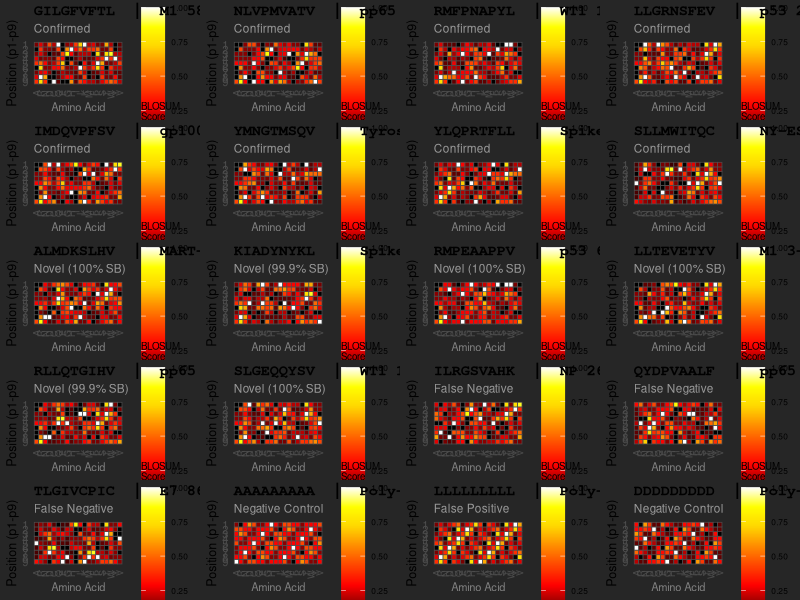
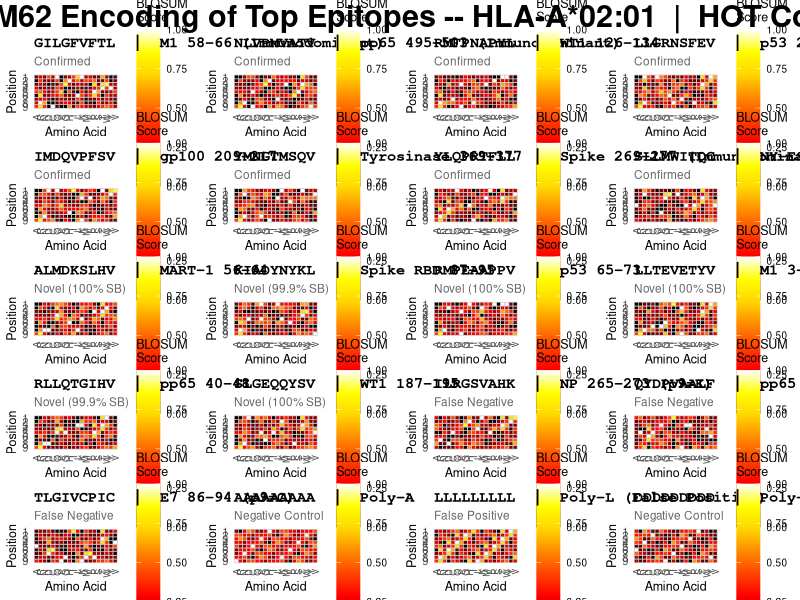

These figures' R source, in order:
# Redraw BLOSUM feature images with "hot" color palette
library(tidyverse)
setwd('D:/Researching/Peptide epitope')

# ---- BLOSUM62 matrix ----
blosum62 <- matrix(c(
    4,-1,-2,-2, 0,-1,-1, 0,-2,-1,-1,-1,-1,-2,-1, 1, 0,-3,-2, 0,
   -1, 5, 0,-2,-3, 1, 0,-2, 0,-3,-2, 2,-1,-3,-2,-1,-1,-3,-2,-3,
   -2, 0, 6, 1,-3, 0, 0, 0, 1,-3,-3, 0,-2,-3,-2, 1, 0,-4,-2,-3,
   -2,-2, 1, 6,-3, 0, 2,-1,-1,-3,-4,-1,-3,-3,-1, 0,-1,-4,-3,-3,
    0,-3,-3,-3, 9,-3,-4,-3,-3,-1,-1,-3,-1,-2,-3,-1,-1,-2,-2,-1,
   -1, 1, 0, 0,-3, 5, 2,-2, 0,-3,-2, 1, 0,-3,-1, 0,-1,-2,-1,-2,
   -1, 0, 0, 2,-4, 2, 5,-2, 0,-3,-3, 1,-2,-3,-1, 0,-1,-3,-2,-2,
    0,-2, 0,-1,-3,-2,-2, 6,-2,-4,-4,-2,-3,-3,-2, 0,-2,-2,-3,-3,
   -2, 0, 1,-1,-3, 0, 0,-2, 8,-3,-3,-1,-2,-1,-2,-1,-2,-2, 2,-3,
   -1,-3,-3,-3,-1,-3,-3,-4,-3, 4, 2,-3, 1, 0,-3,-2,-1,-3,-1, 3,
   -1,-2,-3,-4,-1,-2,-3,-4,-3, 2, 4,-2, 2, 0,-3,-2,-1,-2,-1, 1,
   -1, 2, 0,-1,-3, 1, 1,-2,-1,-3,-2, 5,-1,-3,-1, 0,-1,-3,-2,-2,
   -2,-1,-2,-3,-1, 0,-2,-3,-2, 1, 2,-1, 5, 0,-2,-1,-1,-1,-1, 1,
   -2,-3,-3,-3,-2,-3,-3,-3,-1, 0, 0,-3, 0, 6,-4,-2,-2, 1, 3,-1,
   -1,-2,-2,-1,-3,-1,-1,-2,-2,-3,-3,-1,-2,-4, 7,-1,-1,-4,-3,-2,
    1,-1, 1, 0,-1, 0, 0, 0,-1,-2,-2, 0,-1,-2,-1, 4, 1,-3,-2,-2,
    0,-1, 0,-1,-1,-1,-1,-2,-2,-1,-1,-1,-1,-2,-1, 1, 5,-2,-2, 0,
   -3,-3,-4,-4,-2,-2,-3,-2,-2,-3,-2,-3,-1, 1,-4,-3,-2,11, 2,-3,
   -2,-2,-2,-3,-2,-1,-2,-3, 2,-1,-1,-2,-1, 3,-3,-2,-2, 2, 7,-1,
    0,-3,-3,-3,-1,-2,-2,-3,-3, 3, 1,-2, 1,-1,-2,-2, 0,-3,-1, 4
), nrow=20, ncol=20, byrow=TRUE)
aa_order <- strsplit("ARNDCQEGHILKMFPSTWYV", "")[[1]]
rownames(blosum62) <- colnames(blosum62) <- aa_order
for (i in 1:20) { rng <- range(blosum62[i,]); blosum62[i,] <- (blosum62[i,]-rng[1])/(rng[2]-rng[1]+1e-8) }

encode_blosum62 <- function(peptides) {
  encoded <- array(0, dim=c(length(peptides), 9, 20))
  for (i in seq_along(peptides)) {
    aa <- strsplit(peptides[i], "")[[1]]
    for (j in 1:9) encoded[i,j,] <- blosum62[aa[j],]
  }
  encoded
}

# ---- Top epitopes ----
epitopes <- tribble(
  ~peptide,       ~label,               ~type,
  "GILGFVFTL",   "M1 58-66 (Immunodominant)",           "Confirmed",
  "NLVPMVATV",   "pp65 495-503 (Immunodominant)",       "Confirmed",
  "RMFPNAPYL",   "WT1 126-134",                         "Confirmed",
  "LLGRNSFEV",   "p53 264-272",                         "Confirmed",
  "IMDQVPFSV",   "gp100 209-217",                       "Confirmed",
  "YMNGTMSQV",   "Tyrosinase 369-377",                  "Confirmed",
  "YLQPRTFLL",   "Spike 269-277 (Immunodominant)",      "Confirmed",
  "SLLMWITQC",   "NY-ESO-1 157-165",                    "Confirmed",
  "ALMDKSLHV",   "MART-1 56-64",                        "Novel (100% SB)",
  "KIADYNYKL",   "Spike RBD 87-95",                     "Novel (99.9% SB)",
  "RMPEAAPPV",   "p53 65-73",                           "Novel (100% SB)",
  "LLTEVETYV",   "M1 3-11",                             "Novel (100% SB)",
  "RLLQTGIHV",   "pp65 40-48",                          "Novel (99.9% SB)",
  "SLGEQQYSV",   "WT1 187-195",                         "Novel (100% SB)",
  "ILRGSVAHK",   "NP 265-273 (p9=K)",                   "False Negative",
  "QYDPVAALF",   "pp65 341-349 (p9=F)",                 "False Negative",
  "TLGIVCPIC",   "E7 86-94 (p9=C)",                     "False Negative",
  "AAAAAAAAA",   "Poly-A",                              "Negative Control",
  "LLLLLLLLL",   "Poly-L (False Positive)",              "False Positive",
  "DDDDDDDDD",   "Poly-D",                              "Negative Control"
)

# ---- Encode ----
x <- encode_blosum62(epitopes$peptide)

# ---- HOT color palette (MATLAB-style) ----
hot_colors <- colorRampPalette(
  c("#000000", "#8B0000", "#FF0000", "#FF4500", "#FF8C00", "#FFD700", "#FFFF00", "#FFFFFF")
)(100)

# ---- Plot each peptide as 9x20 heatmap with HOT colormap ----
plot_list <- list()
for (i in 1:nrow(epitopes)) {
  mat <- x[i,,]
  df <- expand.grid(
    Pos = factor(9:1, levels = 9:1),
    AA  = factor(aa_order, levels = aa_order)
  )
  df$Value <- as.vector(t(mat[nrow(mat):1, ]))

  p <- ggplot(df, aes(x = AA, y = Pos, fill = Value)) +
    geom_tile(color = "gray30", linewidth = 0.25) +
    scale_fill_gradientn(
      colors = hot_colors,
      limits = c(0, 1),
      name = "BLOSUM\nScore"
    ) +
    labs(
      title = sprintf("%s  |  %s", epitopes$peptide[i], epitopes$label[i]),
      subtitle = epitopes$type[i],
      x = "Amino Acid", y = "Position (p1-p9)"
    ) +
    theme_minimal(base_size = 9) +
    theme(
      plot.title        = element_text(size = 11, face = "bold", family = "mono"),
      plot.subtitle     = element_text(size = 8.5, color = "gray60"),
      axis.text.x       = element_text(size = 6.5, angle = 90, hjust = 1, vjust = 0.5),
      axis.text.y       = element_text(size = 8),
      axis.title.x      = element_text(size = 8, color = "gray50"),
      legend.position   = "right",
      legend.key.height = unit(0.7, "cm"),
      legend.title      = element_text(size = 7),
      legend.text       = element_text(size = 6),
      panel.grid        = element_blank(),
      plot.background   = element_rect(fill = "gray15", color = NA),
      plot.title.position = "panel"
    )
  plot_list[[i]] <- p
}

# ---- Arrange 5 rows x 4 cols ----
png("plots/feature_blosum_images_hot.png",
    width = 5000, height = 5200, res = 220)

gridExtra::grid.arrange(
  grobs = plot_list,
  ncol  = 4,
  top   = grid::textGrob(
    "BLOSUM62 Encoding of Top Epitopes -- HLA-A*02:01  |  HOT Colormap",
    gp = grid::gpar(fontface = "bold", fontsize = 22, col = "white")
  ),
  padding = unit(2, "line"),
  newpage = TRUE
)

# Dark background for the whole page
grid::grid.rect(gp = grid::gpar(fill = "gray15", col = NA))
grid::grid.draw(ggplot2:::ggplotGrob(
  cowplot::plot_grid(plotlist = plot_list, ncol = 4)
))

dev.off()

# Alternative: light-background version
plot_list_light <- list()
for (i in 1:nrow(epitopes)) {
  mat <- x[i,,]
  df <- expand.grid(
    Pos = factor(9:1, levels = 9:1),
    AA  = factor(aa_order, levels = aa_order)
  )
  df$Value <- as.vector(t(mat[nrow(mat):1, ]))

  p <- ggplot(df, aes(x = AA, y = Pos, fill = Value)) +
    geom_tile(color = "gray80", linewidth = 0.25) +
    scale_fill_gradientn(
      colors = hot_colors,
      limits = c(0, 1),
      name = "BLOSUM\nScore"
    ) +
    labs(
      title = sprintf("%s  |  %s", epitopes$peptide[i], epitopes$label[i]),
      subtitle = epitopes$type[i],
      x = "Amino Acid", y = "Position"
    ) +
    theme_minimal(base_size = 9) +
    theme(
      plot.title        = element_text(size = 11, face = "bold", family = "mono"),
      plot.subtitle     = element_text(size = 8.5, color = "gray40"),
      axis.text.x       = element_text(size = 6.5, angle = 90, hjust = 1, vjust = 0.5),
      axis.text.y       = element_text(size = 8),
      legend.position   = "right",
      legend.key.height = unit(0.8, "cm"),
      panel.grid        = element_blank()
    )
  plot_list_light[[i]] <- p
}

png("plots/feature_blosum_images.png",
    width = 5000, height = 5200, res = 220)

gridExtra::grid.arrange(
  grobs = plot_list_light,
  ncol  = 4,
  top   = grid::textGrob(
    "BLOSUM62 Encoding of Top Epitopes -- HLA-A*02:01  |  HOT Colormap",
    gp = grid::gpar(fontface = "bold", fontsize = 22)
  )
)

dev.off()

cat("Saved:\n")
cat("  plots/feature_blosum_images.png (light bg)\n")
cat("  plots/feature_blosum_images_hot.png (dark bg)\n")
